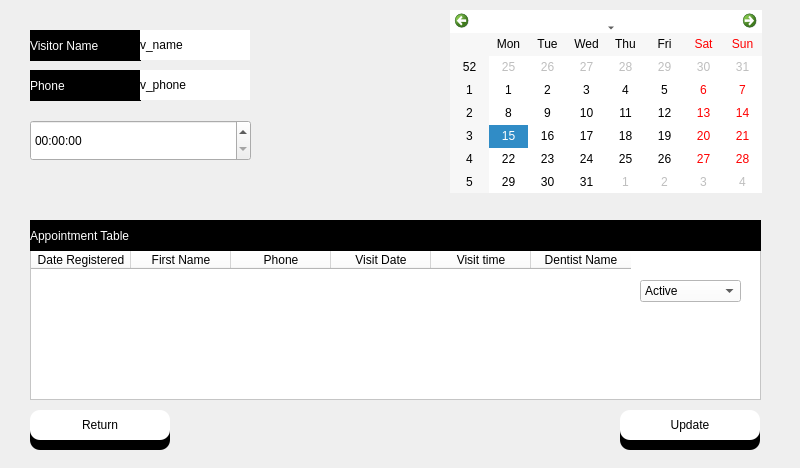
<?xml version="1.0" encoding="UTF-8"?>
<ui version="4.0">
 <class>Dialog</class>
 <widget class="QDialog" name="Dialog">
  <property name="geometry">
   <rect>
    <x>0</x>
    <y>0</y>
    <width>800</width>
    <height>468</height>
   </rect>
  </property>
  <property name="windowTitle">
   <string>Dialog</string>
  </property>
  <property name="styleSheet">
   <string notr="true">background-color: rgba(170, 170, 255,.4);</string>
  </property>
  <widget class="QLabel" name="vname">
   <property name="geometry">
    <rect>
     <x>30</x>
     <y>30</y>
     <width>111</width>
     <height>31</height>
    </rect>
   </property>
   <property name="styleSheet">
    <string notr="true">font: 14pt &quot;MS Shell Dlg 2&quot;;
color: rgb(255, 255, 255);
background-color: rgb(0, 0, 0);</string>
   </property>
   <property name="text">
    <string>Visitor Name</string>
   </property>
  </widget>
  <widget class="QLabel" name="phone">
   <property name="geometry">
    <rect>
     <x>30</x>
     <y>70</y>
     <width>111</width>
     <height>31</height>
    </rect>
   </property>
   <property name="styleSheet">
    <string notr="true">font: 14pt &quot;MS Shell Dlg 2&quot;;
color: rgb(255, 255, 255);
background-color: rgb(0, 0, 0);</string>
   </property>
   <property name="text">
    <string>Phone</string>
   </property>
  </widget>
  <widget class="QTableWidget" name="appointment_table">
   <property name="geometry">
    <rect>
     <x>30</x>
     <y>250</y>
     <width>731</width>
     <height>150</height>
    </rect>
   </property>
   <property name="styleSheet">
    <string notr="true">background-color: rgb(255, 255, 255);
font: 10pt &quot;MS Shell Dlg 2&quot;;</string>
   </property>
   <column>
    <property name="text">
     <string>Date Registered</string>
    </property>
   </column>
   <column>
    <property name="text">
     <string>First Name</string>
    </property>
   </column>
   <column>
    <property name="text">
     <string>Phone</string>
    </property>
   </column>
   <column>
    <property name="text">
     <string>Visit Date</string>
    </property>
   </column>
   <column>
    <property name="text">
     <string>Visit time</string>
    </property>
   </column>
   <column>
    <property name="text">
     <string>Dentist Name</string>
    </property>
   </column>
  </widget>
  <widget class="QLabel" name="visit_date_2">
   <property name="geometry">
    <rect>
     <x>30</x>
     <y>220</y>
     <width>731</width>
     <height>31</height>
    </rect>
   </property>
   <property name="styleSheet">
    <string notr="true">font: 14pt &quot;MS Shell Dlg 2&quot;;
color: rgb(255, 255, 255);
background-color: rgb(0, 0, 0);</string>
   </property>
   <property name="text">
    <string>Appointment Table</string>
   </property>
  </widget>
  <widget class="QTextEdit" name="search_name_edit">
   <property name="geometry">
    <rect>
     <x>1030</x>
     <y>30</y>
     <width>141</width>
     <height>31</height>
    </rect>
   </property>
   <property name="styleSheet">
    <string notr="true">background-color: rgb(255, 255, 255);</string>
   </property>
  </widget>
  <widget class="QPushButton" name="search_btn">
   <property name="geometry">
    <rect>
     <x>1030</x>
     <y>110</y>
     <width>101</width>
     <height>31</height>
    </rect>
   </property>
   <property name="styleSheet">
    <string notr="true">font: 12pt &quot;MS Shell Dlg 2&quot;;
background-color: rgb(255, 255, 255);
border-top-left-radius:10px;
border-bottom-left-radius:10px;
border-top-right-radius:10px;
border-bottom-right-radius:10px;</string>
   </property>
   <property name="text">
    <string>Search </string>
   </property>
  </widget>
  <widget class="QLabel" name="label_5">
   <property name="geometry">
    <rect>
     <x>1035</x>
     <y>120</y>
     <width>100</width>
     <height>30</height>
    </rect>
   </property>
   <property name="styleSheet">
    <string notr="true">background-color: rgb(0, 0, 0);
font: 12pt &quot;MS Shell Dlg 2&quot;;
border-top-left-radius:10px;
border-bottom-left-radius:10px;
border-top-right-radius:10px;
border-bottom-right-radius:10px;
color: rgb(255, 255, 255);
</string>
   </property>
   <property name="text">
    <string/>
   </property>
  </widget>
  <widget class="QLabel" name="visit_date_3">
   <property name="geometry">
    <rect>
     <x>930</x>
     <y>30</y>
     <width>101</width>
     <height>31</height>
    </rect>
   </property>
   <property name="styleSheet">
    <string notr="true">font: 14pt &quot;MS Shell Dlg 2&quot;;
color: rgb(255, 255, 255);
background-color: rgb(0, 0, 0);</string>
   </property>
   <property name="text">
    <string>Fisrt Name</string>
   </property>
  </widget>
  <widget class="QLabel" name="visit_date_4">
   <property name="geometry">
    <rect>
     <x>930</x>
     <y>70</y>
     <width>101</width>
     <height>31</height>
    </rect>
   </property>
   <property name="styleSheet">
    <string notr="true">font: 14pt &quot;MS Shell Dlg 2&quot;;
color: rgb(255, 255, 255);
background-color: rgb(0, 0, 0);</string>
   </property>
   <property name="text">
    <string>Phone</string>
   </property>
  </widget>
  <widget class="QTextEdit" name="search_phone_edit">
   <property name="geometry">
    <rect>
     <x>1030</x>
     <y>70</y>
     <width>141</width>
     <height>31</height>
    </rect>
   </property>
   <property name="styleSheet">
    <string notr="true">background-color: rgb(255, 255, 255);</string>
   </property>
  </widget>
  <widget class="QLabel" name="label_6">
   <property name="geometry">
    <rect>
     <x>880</x>
     <y>210</y>
     <width>151</width>
     <height>30</height>
    </rect>
   </property>
   <property name="styleSheet">
    <string notr="true">background-color: rgb(0, 0, 0);
font: 12pt &quot;MS Shell Dlg 2&quot;;
border-top-left-radius:10px;
border-bottom-left-radius:10px;
border-top-right-radius:10px;
border-bottom-right-radius:10px;
color: rgb(255, 255, 255);
</string>
   </property>
   <property name="text">
    <string/>
   </property>
  </widget>
  <widget class="QPushButton" name="cancel_appointment">
   <property name="geometry">
    <rect>
     <x>879</x>
     <y>200</y>
     <width>151</width>
     <height>30</height>
    </rect>
   </property>
   <property name="styleSheet">
    <string notr="true">font: 12pt &quot;MS Shell Dlg 2&quot;;
background-color: rgb(255, 255, 255);
border-top-left-radius:10px;
border-bottom-left-radius:10px;
border-top-right-radius:10px;
border-bottom-right-radius:10px;</string>
   </property>
   <property name="text">
    <string>Cancel Appointment</string>
   </property>
   <property name="icon">
    <iconset>
     <normaloff>../Medico_modern/patientdownload .png</normaloff>../Medico_modern/patientdownload .png</iconset>
   </property>
  </widget>
  <widget class="QCalendarWidget" name="calendar">
   <property name="geometry">
    <rect>
     <x>450</x>
     <y>10</y>
     <width>312</width>
     <height>183</height>
    </rect>
   </property>
   <property name="styleSheet">
    <string notr="true">background-color: rgb(255, 255, 255);</string>
   </property>
  </widget>
  <widget class="QPushButton" name="return_btn">
   <property name="geometry">
    <rect>
     <x>30</x>
     <y>410</y>
     <width>140</width>
     <height>30</height>
    </rect>
   </property>
   <property name="styleSheet">
    <string notr="true">QPushButton{


font:  14pt &quot;Segoe UI &quot;;
background-color: rgb(255, 255, 255);
border-top-left-radius:10px;
border-bottom-left-radius:10px;
border-top-right-radius:10px;
border-bottom-right-radius:10px;}
QPushButton:hover{
	background-color: rgb(161, 161, 161);
	color: rgb(255, 255, 255);
}</string>
   </property>
   <property name="text">
    <string>Return</string>
   </property>
   <property name="icon">
    <iconset>
     <normaloff>../Medico_modern/patientdownload .png</normaloff>../Medico_modern/patientdownload .png</iconset>
   </property>
  </widget>
  <widget class="QLabel" name="label_4">
   <property name="geometry">
    <rect>
     <x>30</x>
     <y>420</y>
     <width>140</width>
     <height>30</height>
    </rect>
   </property>
   <property name="styleSheet">
    <string notr="true">background-color: rgb(0, 0, 0);
font: 12pt &quot;MS Shell Dlg 2&quot;;
border-top-left-radius:10px;
border-bottom-left-radius:10px;
border-top-right-radius:10px;
border-bottom-right-radius:10px;
color: rgb(255, 255, 255);
</string>
   </property>
   <property name="text">
    <string/>
   </property>
  </widget>
  <widget class="QPushButton" name="Updat_btn">
   <property name="geometry">
    <rect>
     <x>620</x>
     <y>410</y>
     <width>140</width>
     <height>30</height>
    </rect>
   </property>
   <property name="styleSheet">
    <string notr="true">QPushButton{


font:  14pt &quot;Segoe UI &quot;;
background-color: rgb(255, 255, 255);
border-top-left-radius:10px;
border-bottom-left-radius:10px;
border-top-right-radius:10px;
border-bottom-right-radius:10px;}
QPushButton:hover{
	background-color: rgb(161, 161, 161);
	color: rgb(255, 255, 255);
}</string>
   </property>
   <property name="text">
    <string>Update</string>
   </property>
   <property name="icon">
    <iconset>
     <normaloff>../Medico_modern/patientdownload .png</normaloff>../Medico_modern/patientdownload .png</iconset>
   </property>
  </widget>
  <widget class="QLabel" name="label_7">
   <property name="geometry">
    <rect>
     <x>620</x>
     <y>420</y>
     <width>140</width>
     <height>30</height>
    </rect>
   </property>
   <property name="styleSheet">
    <string notr="true">background-color: rgb(0, 0, 0);
font: 12pt &quot;MS Shell Dlg 2&quot;;
border-top-left-radius:10px;
border-bottom-left-radius:10px;
border-top-right-radius:10px;
border-bottom-right-radius:10px;
color: rgb(255, 255, 255);
</string>
   </property>
   <property name="text">
    <string/>
   </property>
  </widget>
  <widget class="QComboBox" name="comboBox">
   <property name="geometry">
    <rect>
     <x>640</x>
     <y>280</y>
     <width>101</width>
     <height>22</height>
    </rect>
   </property>
   <property name="styleSheet">
    <string notr="true">background-color: rgb(255, 255, 255);</string>
   </property>
   <item>
    <property name="text">
     <string>Active</string>
    </property>
   </item>
   <item>
    <property name="text">
     <string>Cancelled</string>
    </property>
   </item>
   <item>
    <property name="text">
     <string>Completed</string>
    </property>
   </item>
  </widget>
  <widget class="QLabel" name="v_name">
   <property name="geometry">
    <rect>
     <x>140</x>
     <y>30</y>
     <width>110</width>
     <height>30</height>
    </rect>
   </property>
   <property name="styleSheet">
    <string notr="true">background-color: rgb(255, 255, 255);</string>
   </property>
   <property name="text">
    <string>v_name</string>
   </property>
  </widget>
  <widget class="QLabel" name="v_phone">
   <property name="geometry">
    <rect>
     <x>140</x>
     <y>70</y>
     <width>110</width>
     <height>30</height>
    </rect>
   </property>
   <property name="styleSheet">
    <string notr="true">background-color: rgb(255, 255, 255);</string>
   </property>
   <property name="text">
    <string>v_phone</string>
   </property>
  </widget>
  <widget class="QTimeEdit" name="timeEdit">
   <property name="geometry">
    <rect>
     <x>30</x>
     <y>120</y>
     <width>221</width>
     <height>41</height>
    </rect>
   </property>
   <property name="styleSheet">
    <string notr="true">font: 12pt &quot;Segoe UI&quot;;
background-color: rgba(255, 255, 255,.5);</string>
   </property>
  </widget>
  <zorder>label_7</zorder>
  <zorder>vname</zorder>
  <zorder>phone</zorder>
  <zorder>appointment_table</zorder>
  <zorder>visit_date_2</zorder>
  <zorder>search_name_edit</zorder>
  <zorder>label_5</zorder>
  <zorder>search_btn</zorder>
  <zorder>visit_date_3</zorder>
  <zorder>visit_date_4</zorder>
  <zorder>search_phone_edit</zorder>
  <zorder>label_6</zorder>
  <zorder>cancel_appointment</zorder>
  <zorder>calendar</zorder>
  <zorder>label_4</zorder>
  <zorder>return_btn</zorder>
  <zorder>Updat_btn</zorder>
  <zorder>comboBox</zorder>
  <zorder>v_name</zorder>
  <zorder>v_phone</zorder>
  <zorder>timeEdit</zorder>
 </widget>
 <resources/>
 <connections/>
</ui>
